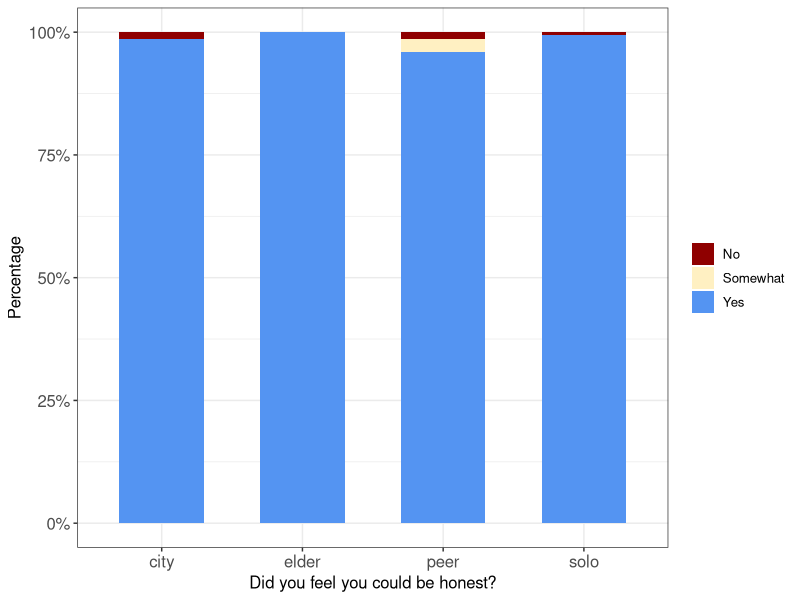
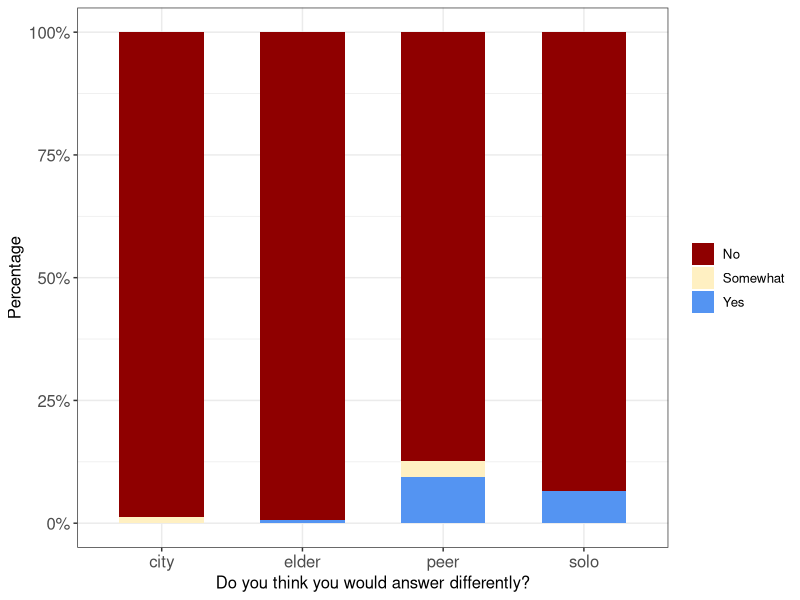
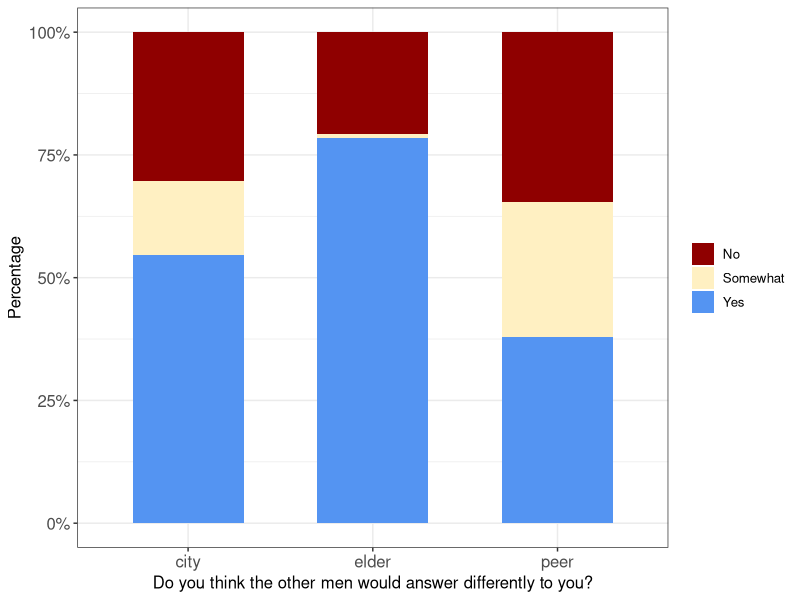
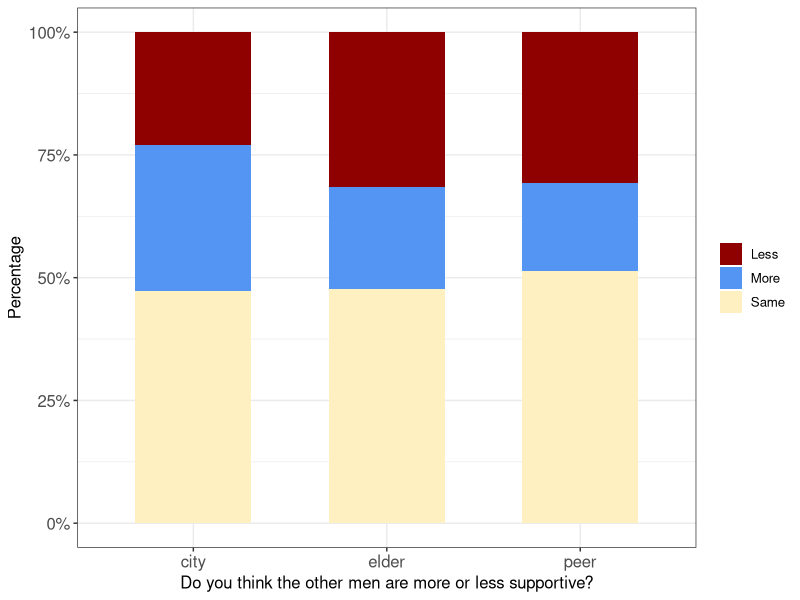
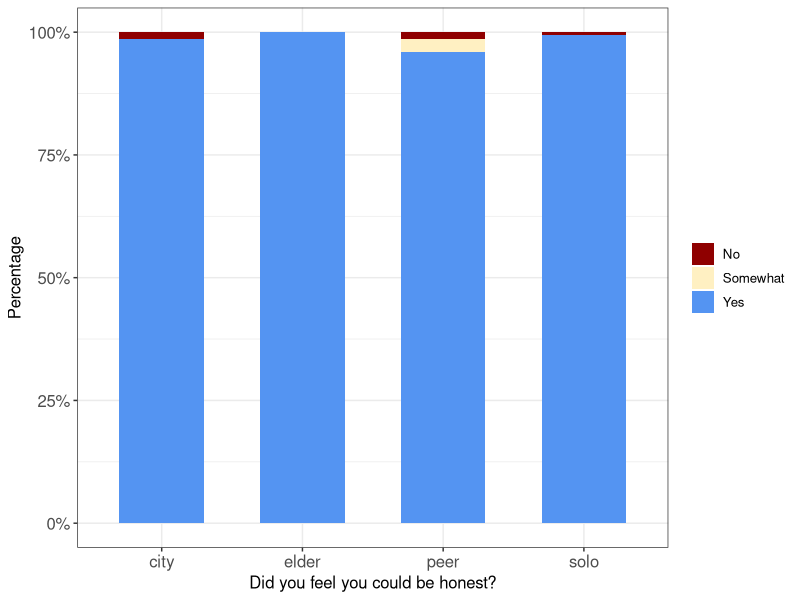
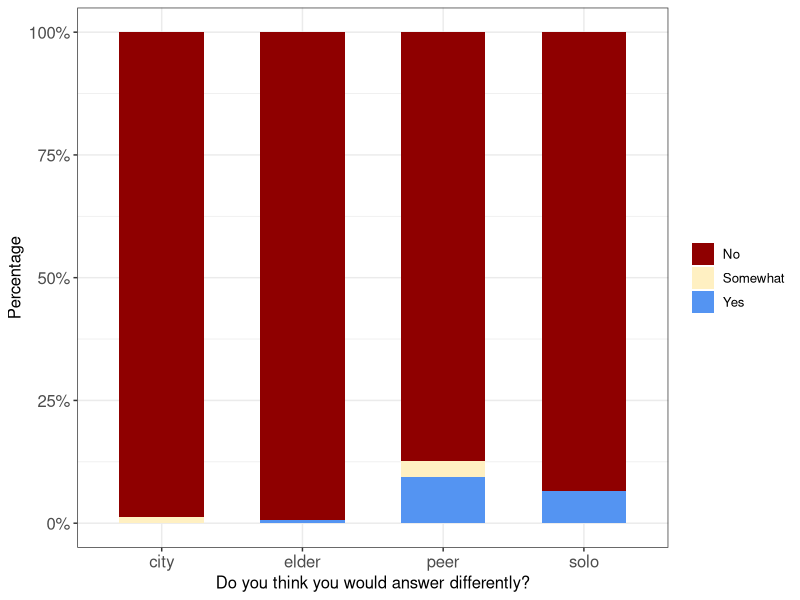
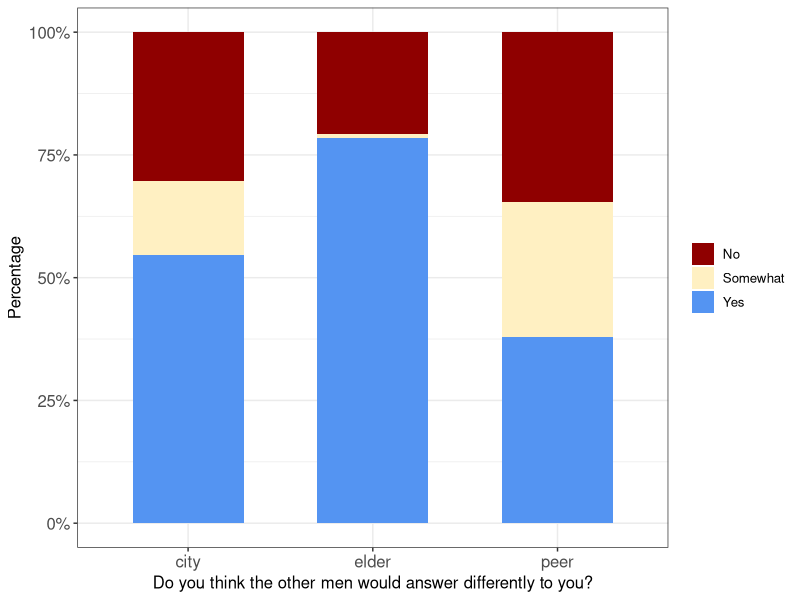
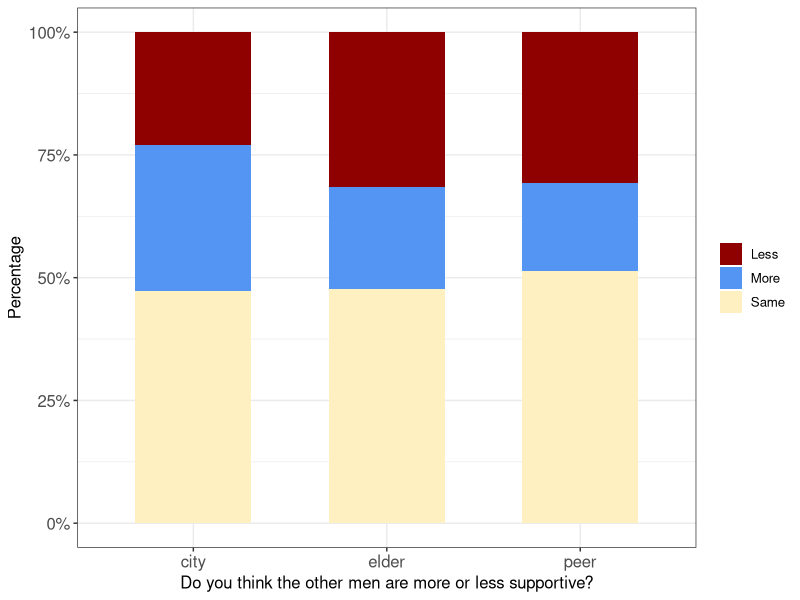

Reproduce these figures in R, in order.

##### HONESTY QUESTIONS #####

# set nice cols
david_cols <- c("#5494f2","#C4DFFF","#FFF0C2","#FFC099", "#8F0000")

# set working directory to where you have the data saved: 
setwd("~/Desktop/CES FELLOWSHIP/gender_performance/data_finals")

library(ggplot2)
library(plyr)

# load each condition's data: 

solo <- read.csv("solo_final_151.csv")
peer <- read.csv("peer_final_150.csv")
city <- read.csv("citymen_final_152.csv")
elder <- read.csv("elders_final_149.csv")

setwd("~/Desktop/CES FELLOWSHIP/social_performance")

# subset honest 1 & 2 for solo & rest comparison: 

colnames(solo)

sub_solo <- subset(solo, select = c("honest1","honest2"))
sub_peer <- subset(peer, select = c("honest1","honest2"))
sub_city <- subset(city, select = c("honest1","honest2"))
sub_elder <- subset(elder, select = c("honest1","honest2"))
# add Condition Column 

sub_solo$condition <- "solo"
sub_peer$condition <- "peer"
sub_city$condition <- "city"
sub_elder$condition <- "elder"

# merge into one
honestySolo <- rbind(sub_solo,sub_peer,sub_city,sub_elder)

honestySolo$honest_1 <- mapvalues(honestySolo$honest1, from = c(1,2,3),
                                            to = c("Yes","No","Somewhat"))
honestySolo$honest_2 <- mapvalues(honestySolo$honest2, from = c(1,2,3),
                                  to = c("Yes","No","Somewhat"))
table(honestySolo$honest1, honestySolo$condition)
table(honestySolo$honest2, honestySolo$condition)

honesty1_plot <- ggplot(honestySolo, aes(x=condition, fill = honest_1)) + 
  geom_bar(position = "fill", width = 0.6) +
  scale_y_continuous(labels = scales::percent) +
  xlab("Did you feel you could be honest?") + ylab("Percentage") +
  theme_bw() +
  scale_fill_manual(values = c("No" = "#8F0000", "Yes"="#5494f2", "Somewhat" = "#FFF0C2")) + 
  theme(text = element_text(size=12), axis.text = element_text(size=12),legend.title=element_blank())  
honesty1_plot 
ggsave(path = "plots", filename = "honesty1.png", width = 6, height =5)


honesty2_plot <- ggplot(honestySolo, aes(x=condition, fill = honest_2)) + 
  geom_bar(position = "fill", width = 0.6) +
  scale_y_continuous(labels = scales::percent) +
  xlab("Do you think you would answer differently?") + ylab("Percentage") +
  theme_bw() +
  scale_fill_manual(values = c("No" = "#8F0000", "Yes"="#5494f2", "Somewhat" = "#FFF0C2")) + 
  theme(text = element_text(size=12), axis.text = element_text(size=12),legend.title=element_blank())  
honesty2_plot 
ggsave(path = "plots", filename = "honesty2.png", width = 6, height =5)



#####
##### Honesty 3 & 4 #####
#####

sub_peer <- subset(peer, select = c("honest3","honest4"))
sub_city <- subset(city, select = c("honest3","honest4"))
sub_elder <- subset(elder, select = c("honest3","honest4"))

# add Condition Column 

sub_peer$condition <- "peer"
sub_city$condition <- "city"
sub_elder$condition <- "elder"

# merge into one
honestyGroup <- rbind(sub_peer,sub_city,sub_elder)

honestyGroup$honest_3 <- mapvalues(honestyGroup$honest3, from = c(1,2,3),
                                  to = c("Yes","No","Somewhat"))
honestyGroup$honest_4 <- mapvalues(honestyGroup$honest4, from = c(1,2,3),
                                  to = c("More","Less","Same"))

honesty3_plot <- ggplot(honestyGroup, aes(x=condition, fill = honest_3)) + 
  geom_bar(position = "fill", width = 0.6) +
  scale_y_continuous(labels = scales::percent) +
  xlab("Do you think the other men would answer differently to you?") + ylab("Percentage") +
  theme_bw() +
  scale_fill_manual(values = c("No" = "#8F0000", "Yes"="#5494f2", "Somewhat" = "#FFF0C2")) + 
  theme(text = element_text(size=12), axis.text = element_text(size=12),legend.title=element_blank())  
honesty3_plot 
ggsave(path = "plots", filename = "honesty3.png", width = 6, height =5)


honesty4_plot <- ggplot(honestyGroup, aes(x=condition, fill = honest_4)) + 
  geom_bar(position = "fill", width = 0.6) +
  scale_y_continuous(labels = scales::percent) +
  xlab("Do you think the other men are more or less supportive?") + ylab("Percentage") +
  theme_bw() +
  scale_fill_manual(values = c("Less" = "#8F0000", "More"="#5494f2", "Same" = "#FFF0C2")) + 
  theme(text = element_text(size=12), axis.text = element_text(size=12),legend.title=element_blank()) 
honesty4_plot 
ggsave(path = "plots", filename = "honesty4.png", width = 6, height =5)
